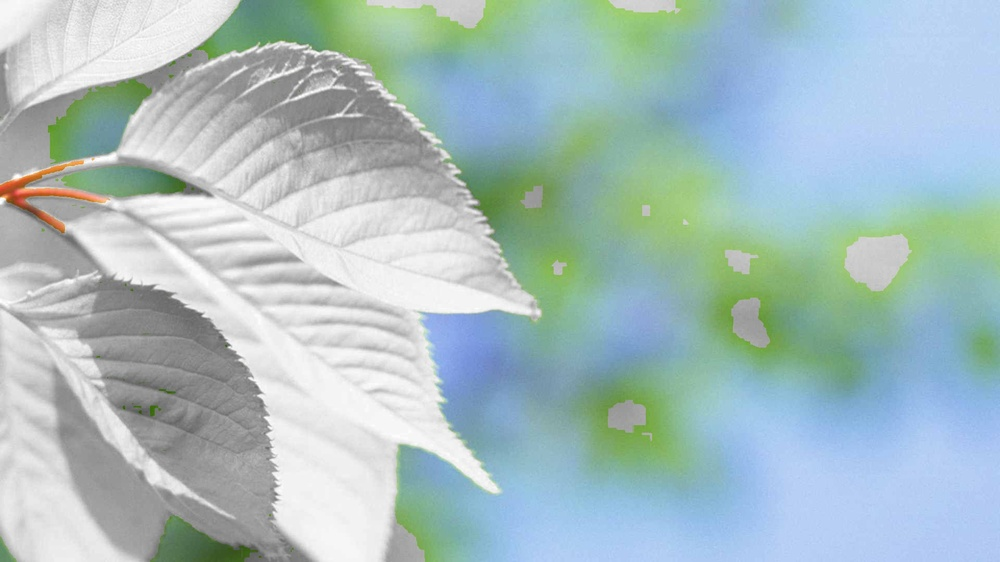
#> input picture L8/image_out.jpg, 1000 x 562 px, shrunk from 1920 x 1080 before the run
$ python l8.py
#> lines starting #> are read from the running program, lines starting #| are printed output that depends on the picture
import cv2
import numpy as np
import matplotlib.pyplot as plt
from tkinter import filedialog
from tkinter import Tk
import os

# Выбор изображения
root = Tk()
root.withdraw()
file_path = filedialog.askopenfilename(
    title="Выберите изображение",
    filetypes=[("Image files", "*.jpg;*.jpeg;*.png;*.bmp"), ("All files", "*.*")]
)
#> the answer given: image_out.jpg

if not file_path:
    print("Изображение не выбрано!")
    exit()

# Загрузка изображения
image_in = cv2.imread(file_path).astype(np.float32) / 255.0
if image_in is None:
    print(f"Ошибка загрузки изображения: {os.path.basename(file_path)}")
    exit()

# Преобразование в RGB и HSV
image_rgb = cv2.cvtColor(image_in, cv2.COLOR_BGR2RGB)
image_hsv = cv2.cvtColor(image_rgb, cv2.COLOR_RGB2HSV)
#> image_hsv: shape (562, 1000, 3) float32; mean H, S, V 110.2, 0.2, 0.8

# Создание маски зеленого цвета
lower_green = np.array([35, 0, 0])
upper_green = np.array([90, 255, 255])
mask_green = cv2.inRange(image_hsv, lower_green, upper_green)
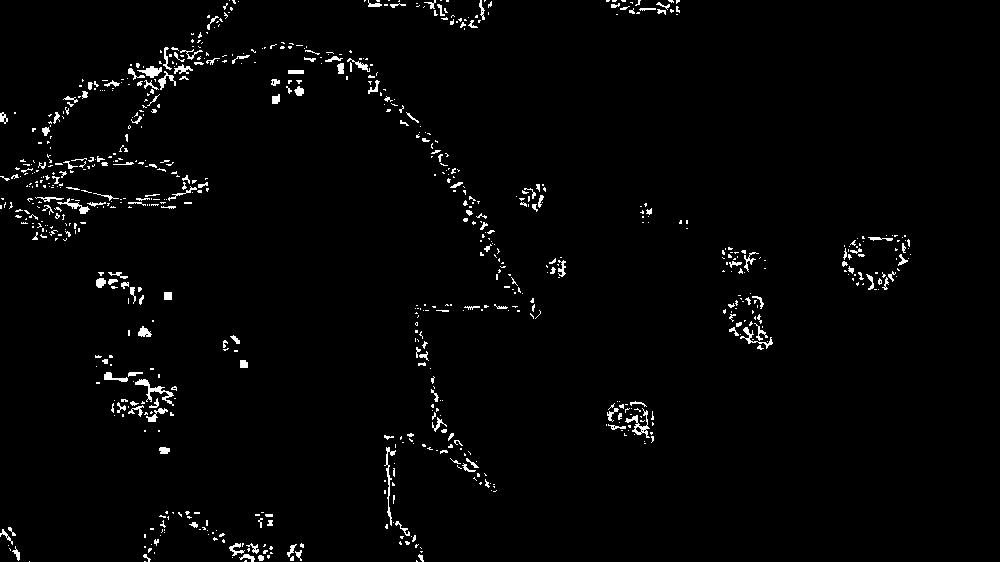
#> mask_green: shape (562, 1000); 2% white in thin lines or dots

# Замена зеленого на серый (S=0)
image_hsv_new = image_hsv.copy()
image_hsv_new[mask_green > 0, 1] = 0
#> image_hsv_new: shape (562, 1000, 3) float32; mean H, S, V 110.2, 0.2, 0.8
image_rgb_new = cv2.cvtColor(image_hsv_new, cv2.COLOR_HSV2RGB)

# Визуализация
plt.figure(figsize=(10, 5))
plt.subplot(1, 2, 1)
plt.imshow(image_rgb)
plt.title('Исходное изображение')
plt.axis('off')

plt.subplot(1, 2, 2)
plt.imshow(image_rgb_new)
plt.title('Без зеленого (серый)')
plt.axis('off')
plt.show()
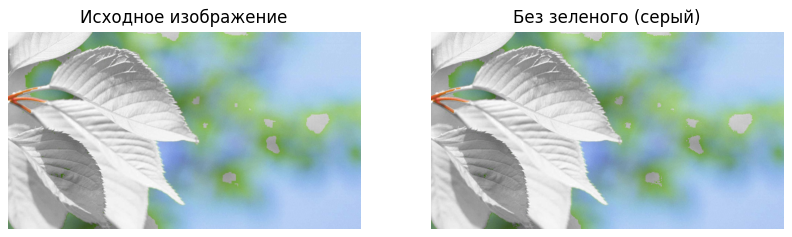
#> figure drawn by matplotlib, 2 panels

# Сохранение (исправленный путь)
output_path = r"C:\Users\dsorokina\Desktop\Rabota\Multimedia_software\Multimedia_software\L8\image_out.jpg"
image_bgr_new = cv2.cvtColor(image_rgb_new, cv2.COLOR_RGB2BGR)
cv2.imwrite(output_path, image_bgr_new * 255)  # Умножаем на 255 для корректного диапазона [0, 255]

print(f"Изображение сохранено: {output_path}")
